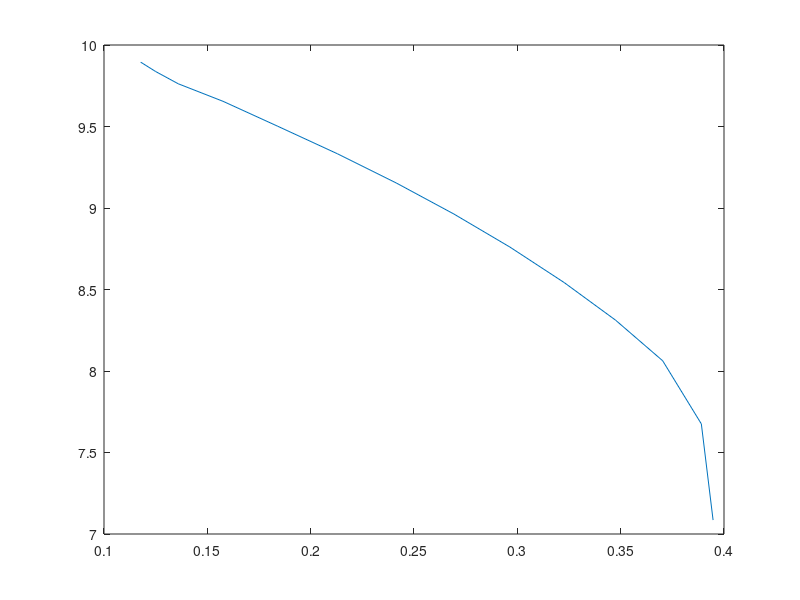
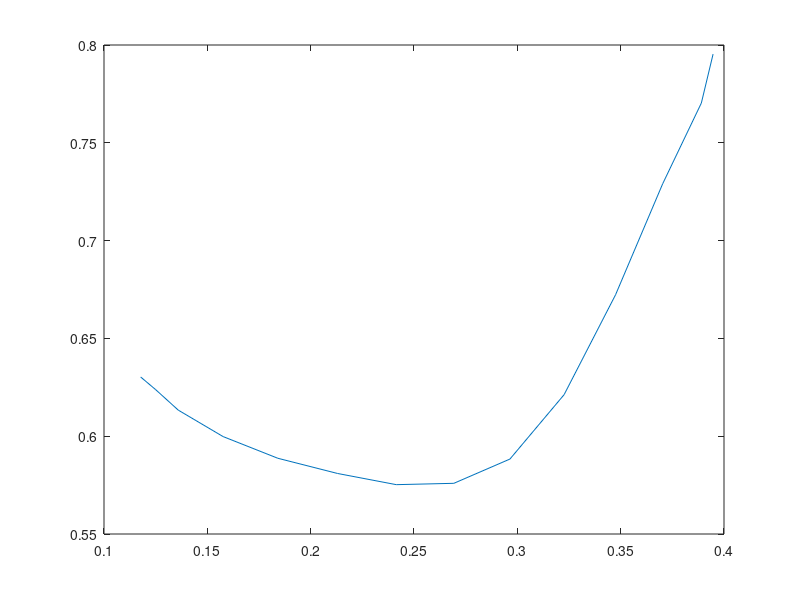

The MATLAB source for these figures, in order:
function LogNormalParams
    % 

    header = {'zref', 'theta', 'mu', 'sigma'};
    data = [
        -1.3, 0.117722, 9.895049, 0.630288;
        -1.2, 0.124992, 9.837246, 0.623807;
        -1.1, 0.135930, 9.762104, 0.613337;
        -1.0, 0.157630, 9.654392, 0.599806;
        -0.9, 0.184126, 9.501214, 0.588715;
        -0.8, 0.213004, 9.332375, 0.580947;
        -0.7, 0.241422, 9.153540, 0.575228;
        -0.6, 0.269278, 8.963267, 0.575914;
        -0.5, 0.296424, 8.760224, 0.588319;
        -0.4, 0.322634, 8.542915, 0.621239;
        -0.3, 0.347522, 8.312056, 0.672297;
        -0.2, 0.370333, 8.062729, 0.729063;
        -0.1, 0.389034, 7.675488, 0.770306;
        -0.05,0.394715, 7.085491, 0.795346
        ];
    
    figure(1)
    plot(data(:, 2), data(:, 3));
    
    figure(2)
    plot(data(:, 2), data(:, 4));
end